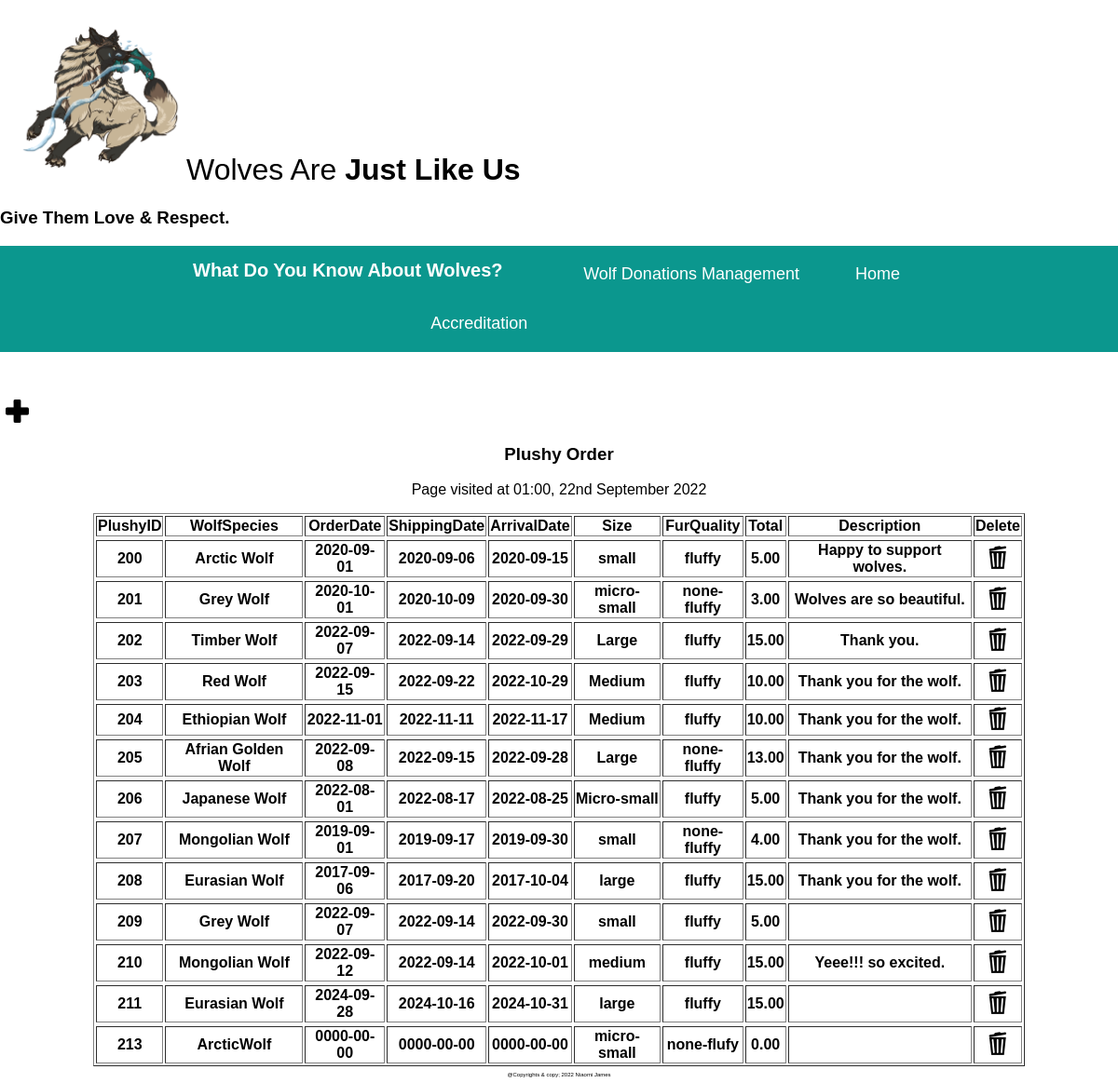
/Plushy.php, run on the app's committed database.
### tables this page shows
CREATE TABLE `plushyorder` (
  `PlushyID` int(10) UNSIGNED NOT NULL,
  `WolfSpecies` text DEFAULT NULL,
  `OrderDate` date DEFAULT NULL,
  `ShippingDate` date DEFAULT NULL,
  `ArrivalDate` date DEFAULT NULL,
  `Size` text DEFAULT NULL,
  `FurQuality` text DEFAULT NULL,
  `Total` decimal(12,2) DEFAULT NULL,
  `Description` text DEFAULT NULL
);

### Plushy.php (the view, shortened to what this page needs)
<!DOCTYPE html>
<html>
<head>
<link rel="stylesheet" href="home.css">
<link rel="stylesheet" href="nav.css">
<link rel="stylesheet" href="signature.css">
  <h1><img src="vitalis.png" alt="vitalis" style="width:200px"style="height:200px" style="float:left"><span>Wolves Are </span>Just Like Us</h1>
    <h3>Give Them Love & Respect.</h3>
</head>
<body>
<div class="sticky-section">
<div id="logo">What Do You Know About Wolves?</div>
  <nav>
    <a href='home.html'>Home</a>
    <a href="FRT.HTML">Wolf Donations Management</a>
    <a href="SA.html">Accreditation</a>
  </nav>
</div>
	<button data-sign-target="#signature" class = "plus"  ><img src="plus.png" height ="25" width="25"  /></button>
<h3 style= "text-align: center">Plushy Order</h3>
  <?php
        echo '<p>Page visited at '.date('H:i, jS F Y').'</p>';
		@$db = new mysqli('localhost', 'root', '', 'wolves');
		$result = mysqli_query($db,"SELECT * FROM plushyorder");
		echo "<table border='1' align='center' width='1000' text-align ='center'>
		<tr>
		<th>PlushyID</th>
		<th>WolfSpecies</th>
		<th>OrderDate</th>
		<th>ShippingDate</th>
		<th>ArrivalDate</th>
		<th>Size</th>
		<th>FurQuality</th>
		<th>Total</th>
		<th>Description</th>
		<th>Delete</th>
		</tr>";
		while($row = mysqli_fetch_array($result))
		{
		echo "<tr>";
		?>
	<tbody>
	    <th><?php echo $row['PlushyID']; ?></th>
		<th><?php echo $row['WolfSpecies'];?></th>
		<th><?php echo $row['OrderDate'];?></th>
		<th><?php echo $row['ShippingDate'];?></th>
		 <th><?php echo $row['ArrivalDate']; ?></th>
		<th><?php echo $row['Size'];?></th>
		<th><?php echo $row['FurQuality'];?></th>
		<th><?php echo $row['Total'];?></th>
		<th><?php echo $row['Description'];?></th>
<form action ="delete4.php" method="post">
<th>
<button type="submit" name="Delete"  class = "plus"  Value ="delete"><img src="trash.png" height ="25" width="25"  /></button>
</th>
</form>
		</tr>
<?php
		}
	echo "</table>";
    ?>
<p  class="footer">@Copyrights & copy; 2022 Niaomi James</p>
</body>
</html>

### home.css (style rules this page uses)
* { box-sizing: border-box }
body { font-family: Arial, Helvetica, sans-serif }
.footer { font-size: 6px; }

### nav.css (style rules this page uses)
* { box-sizing: border-box }
body { font-family: Arial, Helvetica, sans-serif }
.sticky-section { overflow:hidden; background-color:#0B978E; margin-bottom:50px; width:100%; color:white; position:-webkit-sticky; position:sticky; top:0px; }
nav a { float:right; text-decoration:none; color:white; font-size:18px; padding: 20px 30px; display:inline-block; transition: all 0.5s ease 0s; }
body { margin: 0; padding: 0; }
#logo { font-size:20px; font-weight:bold; float:left; padding: 15px 15px; margin-left:16%; }
nav { margin-right:17%; }
h1 span { font-weight:400; }

### signature.css (style rules this page uses)
* { box-sizing: border-box }
body { font-family: Arial, Helvetica, sans-serif }
body { background-color: white; color: black; }
h2, p { text-align: center; }

### Plushy.php (style rules this page uses)
.plus { cursor:pointer; border:none; outline: none; background: none; }
*,*::after,*::before { box-sizing: border-box; }

### data on the page
plushyorder: PlushyID "200", WolfSpecies "Arctic Wolf", OrderDate "2020-09-01", ShippingDate "2020-09-06", ArrivalDate "2020-09-15", Size "small", FurQuality "fluffy", Total "5.00", Description "Happy to support wolves."
plushyorder: PlushyID "201", WolfSpecies "Grey Wolf", OrderDate "2020-10-01", ShippingDate "2020-10-09", ArrivalDate "2020-09-30", Size "micro-small", FurQuality "none-fluffy", Total "3.00", Description "Wolves are so beautiful."
plushyorder: PlushyID "202", WolfSpecies "Timber Wolf", OrderDate "2022-09-07", ShippingDate "2022-09-14", ArrivalDate "2022-09-29", Size "Large", FurQuality "fluffy", Total "15.00", Description "Thank you."
plushyorder: PlushyID "203", WolfSpecies "Red Wolf", OrderDate "2022-09-15", ShippingDate "2022-09-22", ArrivalDate "2022-10-29", Size "Medium", FurQuality "fluffy", Total "10.00", Description "Thank you for the wolf."
plushyorder: PlushyID "204", WolfSpecies "Ethiopian Wolf", OrderDate "2022-11-01", ShippingDate "2022-11-11", ArrivalDate "2022-11-17", Size "Medium", FurQuality "fluffy", Total "10.00", Description "Thank you for the wolf."
plushyorder: PlushyID "205", WolfSpecies "Afrian Golden Wolf", OrderDate "2022-09-08", ShippingDate "2022-09-15", ArrivalDate "2022-09-28", Size "Large", FurQuality "none-fluffy", Total "13.00", Description "Thank you for the wolf."
plushyorder: PlushyID "206", WolfSpecies "Japanese Wolf", OrderDate "2022-08-01", ShippingDate "2022-08-17", ArrivalDate "2022-08-25", Size "Micro-small", FurQuality "fluffy", Total "5.00", Description "Thank you for the wolf."
plushyorder: PlushyID "207", WolfSpecies "Mongolian Wolf", OrderDate "2019-09-01", ShippingDate "2019-09-17", ArrivalDate "2019-09-30", Size "small", FurQuality "none-fluffy", Total "4.00", Description "Thank you for the wolf."
plushyorder: PlushyID "208", WolfSpecies "Eurasian Wolf", OrderDate "2017-09-06", ShippingDate "2017-09-20", ArrivalDate "2017-10-04", Size "large", FurQuality "fluffy", Total "15.00", Description "Thank you for the wolf."
plushyorder: PlushyID "209", WolfSpecies "Grey Wolf", OrderDate "2022-09-07", ShippingDate "2022-09-14", ArrivalDate "2022-09-30", Size "small", FurQuality "fluffy", Total "5.00"
plushyorder: PlushyID "210", WolfSpecies "Mongolian Wolf", OrderDate "2022-09-12", ShippingDate "2022-09-14", ArrivalDate "2022-10-01", Size "medium", FurQuality "fluffy", Total "15.00", Description "Yeee!!! so excited."
plushyorder: PlushyID "211", WolfSpecies "Eurasian Wolf", OrderDate "2024-09-28", ShippingDate "2024-10-16", ArrivalDate "2024-10-31", Size "large", FurQuality "fluffy", Total "15.00"
plushyorder: PlushyID "213", WolfSpecies "ArcticWolf", OrderDate "0000-00-00", ShippingDate "0000-00-00", ArrivalDate "0000-00-00", Size "micro-small", FurQuality "none-flufy", Total "0.00"
